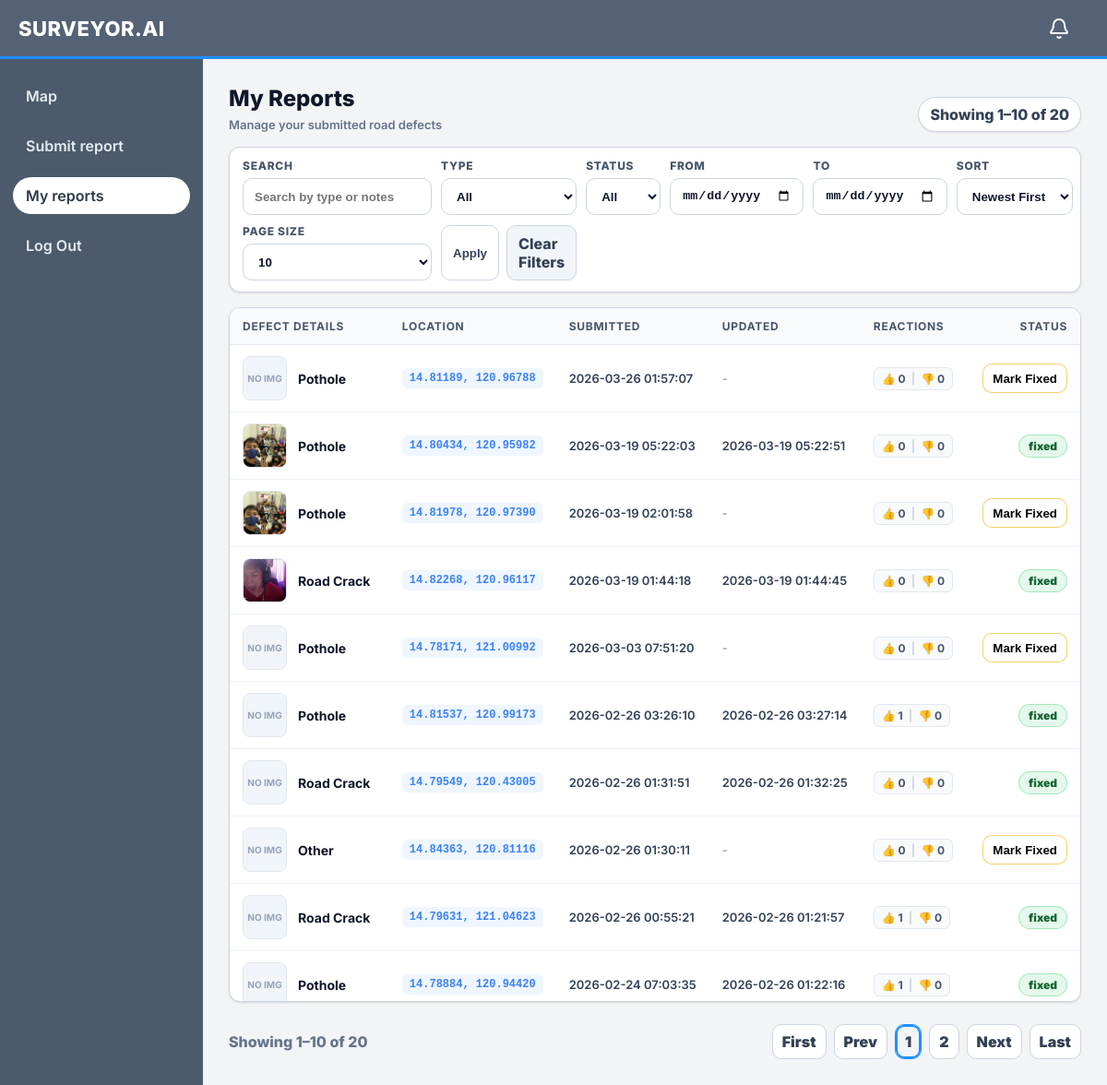
The app's page /my-reports (signed in), older data.
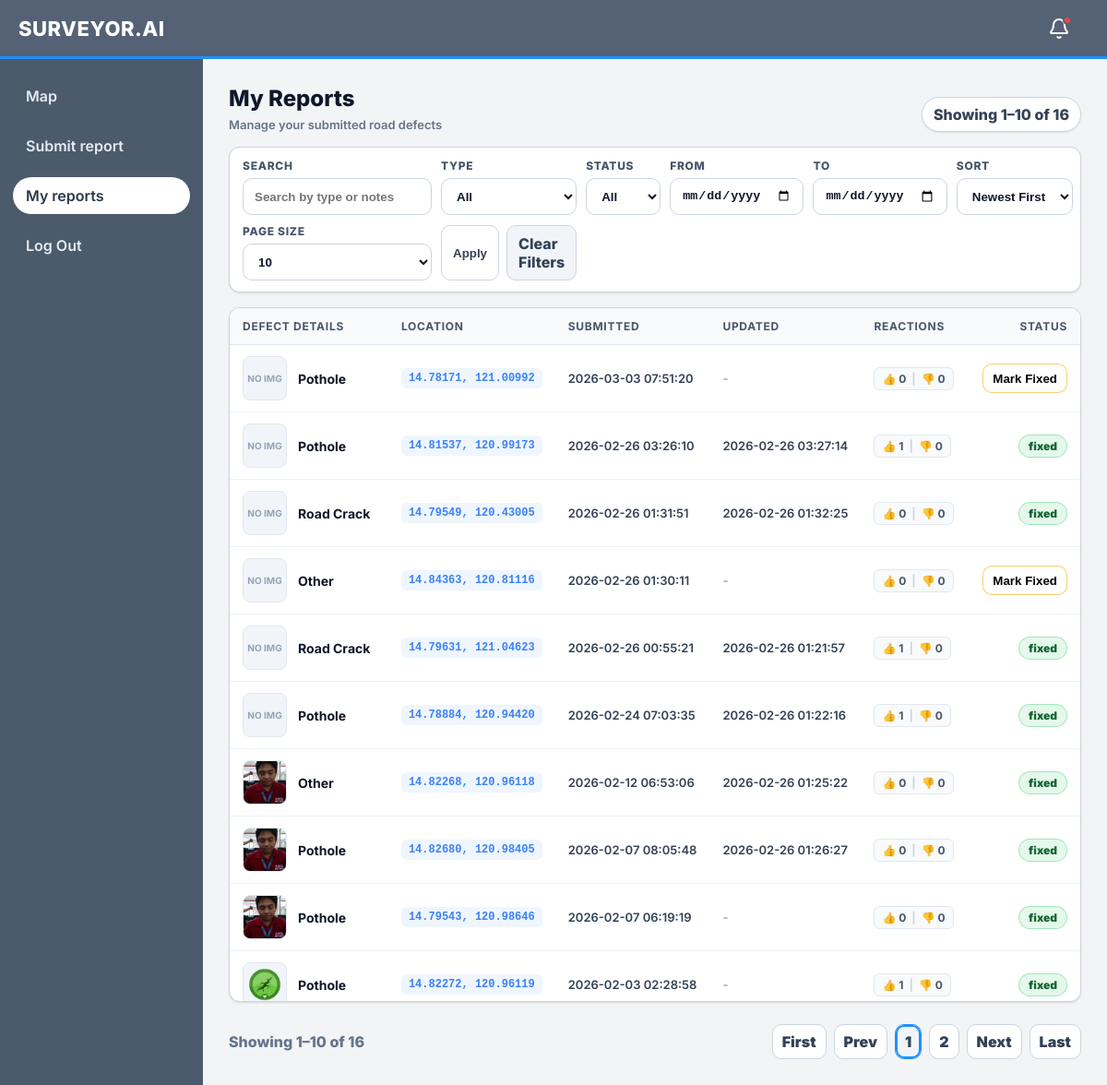
The same page, newer data.
### app.py (models this page shows)
class Report(db.Model):
    id = db.Column(db.Integer, primary_key=True)
    user_id = db.Column(db.Integer, db.ForeignKey('user.id'), nullable=False, index=True)
    title = db.Column(db.String(200), nullable=False)
    body = db.Column(db.Text, nullable=False)
    latitude = db.Column(db.Float, nullable=True)
    longitude = db.Column(db.Float, nullable=True)
    obstruction_type = db.Column(db.String(50), nullable=True)
    photo_path = db.Column(db.String(512), nullable=True)
    created_at = db.Column(db.Integer, nullable=False, default=lambda: int(time.time()))
    status_updated_at = db.Column(db.Integer, nullable=True, default=lambda: int(time.time()))
    is_fixed = db.Column(db.Boolean, nullable=False, default=False)
    fixed_at = db.Column(db.Integer, nullable=True)
    is_false_report = db.Column(db.Boolean, nullable=False, default=False)
    thumbs_up_count = db.Column(db.Integer, nullable=False, default=0)
    thumbs_down_count = db.Column(db.Integer, nullable=False, default=0)
    @property
    def created_at_iso(self) -> str:
        try:
            return time.strftime('%Y-%m-%d %H:%M:%S', time.localtime(int(self.created_at)))
        except Exception:
            return str(self.created_at)
    @property
    def status_updated_at_iso(self) -> str:
        try:
            val = int(self.status_updated_at) if self.status_updated_at else int(self.created_at)
            return time.strftime('%Y-%m-%d %H:%M:%S', time.localtime(val))
        except Exception:
            return ''

### app.py (the view, shortened to what this page needs)
@app.route('/my-reports')
def my_reports_page():
    current_user = _require_role('user')
    if not isinstance(current_user, User):
        return current_user
    q = (request.args.get('q') or '').strip()
    type_filter = (request.args.get('type') or '').strip().lower()
    status_filter = (request.args.get('status') or '').strip().lower()
    start_date = (request.args.get('start_date') or '').strip()
    end_date = (request.args.get('end_date') or '').strip()
    sort = (request.args.get('sort') or 'date_desc').strip().lower()
    try:
        page = max(1, int(request.args.get('page', '1')))
    except Exception:
        page = 1
    try:
        per_page = int(request.args.get('per_page', '10'))
    except Exception:
        per_page = 10
    if per_page not in (10, 20, 50):
        per_page = 10
    query = Report.query.filter(Report.user_id == int(current_user.id))
    if start_date:
        try:
            start_ts = int(time.mktime(time.strptime(start_date, "%Y-%m-%d")))
            query = query.filter(Report.created_at >= start_ts)
        except ValueError:
            pass
    if end_date:
        try:
            end_ts = int(time.mktime(time.strptime(end_date, "%Y-%m-%d"))) + 86399
            query = query.filter(Report.created_at <= end_ts)
        except ValueError:
            pass
    query = query.filter(Report.is_false_report == False)
    if sort == 'date_asc':
        query = query.order_by(asc(Report.created_at), asc(Report.id))
    elif sort == 'type':
        query = query.order_by(asc(Report.obstruction_type), desc(Report.created_at), desc(Report.id))
    else:
        sort = 'date_desc'
        query = query.order_by(desc(Report.created_at), desc(Report.id))
    total = query.count()
    pages = max(1, (total + per_page - 1) // per_page)
    if page > pages:
        page = pages
    offset = (page - 1) * per_page
    reports = query.limit(per_page).offset(offset).all()
    start = 0 if total == 0 else offset + 1
    end = 0 if total == 0 else min(total, offset + len(reports))
    return render_template(
        '/my_reports.html',
        current_user=current_user,
        is_admin=False,
        reports=reports,
        q=q,
        type_filter=type_filter,
        status_filter=status_filter,
        start_date=start_date,
        end_date=end_date,
        sort=sort,
        per_page=per_page,
        page=page,
        pages=pages,
        total=total,
        start=start,
        end=end,
    )

### app.py (called while the page is built, shortened)
def _get_current_user():
    uid = session.get('user_id')
    if not uid:
        return None
    try:
        return User.query.get(int(uid))
    except Exception:
        return None

@app.before_request
def _block_writes_during_restore():
    if not RESTORE_STATE.get("in_progress"):
        return None

def _login_required():
    cu = _get_current_user()
    if not cu:
        return redirect(url_for('login', next=request.path))
    return cu

def _require_role(*roles):
    cu = _login_required()
    if not isinstance(cu, User):
        return cu
    role = str(getattr(cu, 'role', '') or '').strip().lower()
    allowed = {str(r).strip().lower() for r in roles}
    if role not in allowed:
        abort(403)
    return cu

@app.context_processor
def inject_notifications():
    uid = session.get('user_id')
    count = 0
    if uid:
        try:
            count = Notification.query.filter_by(user_id=int(uid), is_read=False).count()
        except Exception:
            pass
    return dict(unread_notifications_count=count)

@app.before_request
def _ensure_gps_started():
    global _gps_started
    if not _gps_started:
        ensure_gps_thread()
        _gps_started = True

@app.before_request
def _cleanup_expired_otps_periodically():
    global _otp_cleanup_counter
    _otp_cleanup_counter += 1

### templates/my_reports.html (shortened to what this page needs)
<!DOCTYPE html>
<html>
  <head>
    <link rel="stylesheet" href="{{ url_for('static', filename='css/users.css') }}" />
    <link rel="stylesheet" href="{{ url_for('static', filename='css/my_reports.css') }}" />
    <link rel="stylesheet" href="{{ url_for('static', filename='css/mobile-nav.css') }}" />
  </head>
  <body>
    <header class="topbar">
      <div class="brand">SURVEYOR.AI</div>
      <a href="/notifications" style="margin-left:auto; margin-right:12px; position:relative; display:flex; align-items:center; justify-content:center; width:40px; height:40px; border-radius:8px; text-decoration:none;" title="Notifications">
        <img src="{{ url_for('static', filename='icons/bell.svg') }}" width="24" height="24" alt="Notifications" style="filter: brightness(0) invert(1);" />
        {% if unread_notifications_count and unread_notifications_count > 0 %}
          <div style="position:absolute; top:6px; right:6px; width:10px; height:10px; background:#ef4444; border:2px solid #556276; border-radius:50%;"></div>
        {% endif %}
      </a>
    </header>
    <div class="layout">
      <aside class="sidebar">
        <nav class="nav">
          <a href="/map">Map</a>
          <a href="/reports">Submit report</a>
          <a class="active" href="/my-reports">My reports</a>
          <a href="/logout">Log Out</a>
        </nav>
      </aside>
      <main class="main">
        <div class="page">
          <div class="page-header">
            <div>
              <div class="title">My Reports</div>
              <div class="subtitle">Manage your submitted road defects</div>
            </div>
            <div class="count">Showing {{ start }}–{{ end }} of {{ total }}</div>
          </div>
          <div class="controls card">
            <form class="controls-inner" method="get" action="{{ url_for('my_reports_page') }}">
              <div class="control-row my-reports-filters">
                <div class="control">
                  <label class="control-label" for="q">Search</label>
                  <input id="q" class="control-input" type="text" name="q" value="{{ q or '' }}" placeholder="Search by type or notes" />
                </div>
                <div class="control">
                  <label class="control-label" for="type">Type</label>
                  <select id="type" class="control-input" name="type">
                    <option value="" {% if not type_filter %}selected{% endif %}>All</option>
                  </select>
                </div>
                <div class="control">
                  <label class="control-label" for="status">Status</label>
                  <select id="status" class="control-input" name="status">
                    <option value="" {% if not status_filter %}selected{% endif %}>All</option>
                  </select>
                </div>
                <div class="control">
                  <label class="control-label" for="start_date">From</label>
                  <input id="start_date" class="control-input" type="date" name="start_date" value="{{ start_date or '' }}" />
                </div>
                <div class="control">
                  <label class="control-label" for="end_date">To</label>
                  <input id="end_date" class="control-input" type="date" name="end_date" value="{{ end_date or '' }}" />
                </div>
                <div class="control">
                  <label class="control-label" for="sort">Sort</label>
                  <select id="sort" class="control-input" name="sort">
                    <option value="date_desc" {% if sort == 'date_desc' %}selected{% endif %}>Newest First</option>
                  </select>
                </div>
                <div class="control">
                  <label class="control-label" for="per_page">Page size</label>
                  <select id="per_page" class="control-input" name="per_page">
                    <option value="10" {% if per_page == 10 %}selected{% endif %}>10</option>
                  </select>
                </div>
                <div class="control actions">
                  <button class="btn" type="submit">Apply</button>
                  <a class="btn secondary" href="{{ url_for('my_reports_page') }}">Clear Filters</a>
                </div>
              </div>
            </form>
          </div>
          <div class="card">
            <div class="table-wrap tall">
              <table class="table" aria-label="My reports table">
                <thead>
                  <tr>
                    <th style="width: 25%;">Defect Details</th>
                    <th style="width: 15%;">Location</th>
                    <th style="width: 15%;">Submitted</th>
                    <th style="width: 15%;">Updated</th>
                    <th style="width: 15%;">Reactions</th>
                    <th style="width: 15%; text-align: right;">Status</th>
                  </tr>
                </thead>
                <tbody>
                  {% if reports and reports|length > 0 %}
                    {% for r in reports %}
                      <tr>
                        <td>
                          <div class="report-cell">
                            <a class="report-thumb"
                               {% if r.photo_path %}href="{{ url_for('static', filename=r.photo_path) }}" target="_blank" rel="noopener"{% endif %}>
                              {% if r.photo_path %}
                                <img src="{{ url_for('static', filename=r.photo_path) }}" alt="Evidence">
                              {% else %}
                                <span>No Img</span>
                              {% endif %}
                            </a>
                            <div class="report-info">
                              <div class="report-type">{{ r.obstruction_type or 'Unknown' }}</div>
                            </div>
                          </div>
                        </td>
                        <td>
                          {% if r.latitude is not none and r.longitude is not none %}
                            <a href="{{ url_for('map_page', lat=r.latitude, lng=r.longitude) }}" class="coords-link" title="View on map">
                              {{ '%.5f'|format(r.latitude) }}, {{ '%.5f'|format(r.longitude) }}
                            </a>
                          {% else %}
                            <span class="muted" style="font-size:12px;">No location</span>
                          {% endif %}
                        </td>
                        <td>
                          <div class="timestamp-cell" style="font-size: 13px; color: #334155;">{{ r.created_at_iso }}</div>
                        </td>
                        <td>
                          <div class="timestamp-cell" style="font-size: 13px; color: #334155;">
                            {% if r.status_updated_at and r.status_updated_at != r.created_at %}
                              {{ r.status_updated_at_iso }}
                            {% else %}
                              <span style="color: #94a3b8;">-</span>
                            {% endif %}
                          </div>
                        </td>
                        <td>
                          <div class="reaction-pill">
                            <span title="Thumbs Up">👍 {{ r.thumbs_up_count }}</span>
                            <span style="color:#cbd5e1">|</span>
                            <span title="Thumbs Down">👎 {{ r.thumbs_down_count }}</span>
                          </div>
                        </td>
                        <td style="text-align: right;">
                          {% if r.is_fixed %}
                            <span class="badge badge--active">Fixed</span>
                          {% else %}
                            <button class="mini-btn warn" onclick="markAsFixed({{ r.id }})" title="Mark as Fixed">
                              Mark Fixed
                            </button>
                          {% endif %}
                        </td>
                      </tr>
                    {% endfor %}
                  {% endif %}
                </tbody>
              </table>
            </div>
          </div>
          <div class="pagination">
            <div class="range">Showing {{ start }}–{{ end }} of {{ total }}</div>
            <div class="pager">
              <a class="page-btn" href="{{ url_for('my_reports_page', q=q, type=type_filter, status=status_filter, sort=sort, per_page=per_page, page=1) }}">First</a>
              <a class="page-btn" href="{{ url_for('my_reports_page', q=q, type=type_filter, status=status_filter, sort=sort, per_page=per_page, page=(page-1 if page>1 else 1)) }}">Prev</a>
              {% set start_page = (page - 2) if (page - 2) > 1 else 1 %}
              {% set end_page = (page + 2) if (page + 2) < pages else pages %}
              {% for p in range(start_page, end_page + 1) %}
                <a class="page-num {% if p == page %}active{% endif %}" href="{{ url_for('my_reports_page', q=q, type=type_filter, status=status_filter, sort=sort, per_page=per_page, page=p) }}">{{ p }}</a>
              {% endfor %}
              <a class="page-btn" href="{{ url_for('my_reports_page', q=q, type=type_filter, status=status_filter, sort=sort, per_page=per_page, page=(page+1 if page<pages else pages)) }}">Next</a>
              <a class="page-btn" href="{{ url_for('my_reports_page', q=q, type=type_filter, status=status_filter, sort=sort, per_page=per_page, page=pages) }}">Last</a>
            </div>
          </div>
        </div>
      </main>
    </div>
  </body>
</html>

### static/css/my_reports.css (style rules this page uses)
.report-cell { display: flex; align-items: center; gap: 12px; }
.report-thumb { width: 48px; height: 48px; border-radius: 8px; background: #f1f5f9; border: 1px solid #e2e8f0; overflow: hidden; flex-shrink: 0; display: flex; align-items: center; justify-content: center; color: #94a3b8; font-size: 10px; font-weight: 700; text-transform: uppercase; }
.report-thumb img { width: 100%; height: 100%; object-fit: cover; }
.report-info { display: flex; flex-direction: column; gap: 2px; }
.report-type { font-weight: 700; color: #0f172a; font-size: 14px; }
.reaction-pill { display: inline-flex; align-items: center; gap: 6px; background: #f8fafc; border: 1px solid #e2e8f0; padding: 4px 8px; border-radius: 6px; font-size: 12px; font-weight: 700; color: #475569; }

Row changes from the older to the newer data that the page shows:
removed Report: shows "NO IMG", obstruction_type "Pothole", latitude "14.81189", longitude "120.96788", created_at_iso "2026-03-26 01:57:07", thumbs_up_count "0", thumbs_down_count "0"
removed Report: photo_path (picture), obstruction_type "Pothole", latitude "14.80434", longitude "120.95982", created_at_iso "2026-03-19 05:22:03", status_updated_at_iso "2026-03-19 05:22:51", thumbs_up_count "0", thumbs_down_count "0", is_fixed "fixed"
removed Report: photo_path (picture), obstruction_type "Pothole", latitude "14.81978", longitude "120.97390", created_at_iso "2026-03-19 02:01:58", thumbs_up_count "0", thumbs_down_count "0"
removed Report: photo_path (picture), obstruction_type "Road Crack", latitude "14.82268", longitude "120.96117", created_at_iso "2026-03-19 01:44:18", status_updated_at_iso "2026-03-19 01:44:45", thumbs_up_count "0", thumbs_down_count "0", is_fixed "fixed"
now on this page (row unchanged): Report: photo_path (picture), obstruction_type "Other", latitude "14.82268", longitude "120.96118", created_at_iso "2026-02-12 06:53:06", status_updated_at_iso "2026-02-26 01:25:22", thumbs_up_count "0", thumbs_down_count "0", is_fixed "fixed"
now on this page (row unchanged): Report: photo_path (picture), obstruction_type "Pothole", latitude "14.82680", longitude "120.98405", created_at_iso "2026-02-07 08:05:48", status_updated_at_iso "2026-02-26 01:26:27", thumbs_up_count "0", thumbs_down_count "0", is_fixed "fixed"
now on this page (row unchanged): Report: photo_path (picture), obstruction_type "Pothole", latitude "14.79543", longitude "120.98646", created_at_iso "2026-02-07 06:19:19", thumbs_up_count "0", thumbs_down_count "0", is_fixed "fixed"
now on this page (row unchanged): Report: photo_path (picture), obstruction_type "Pothole", latitude "14.82272", longitude "120.96119", created_at_iso "2026-02-03 02:28:58", thumbs_up_count "1", thumbs_down_count "0", is_fixed "fixed"
Text that changed along with them:
{{ total }}: "20" → "16"
